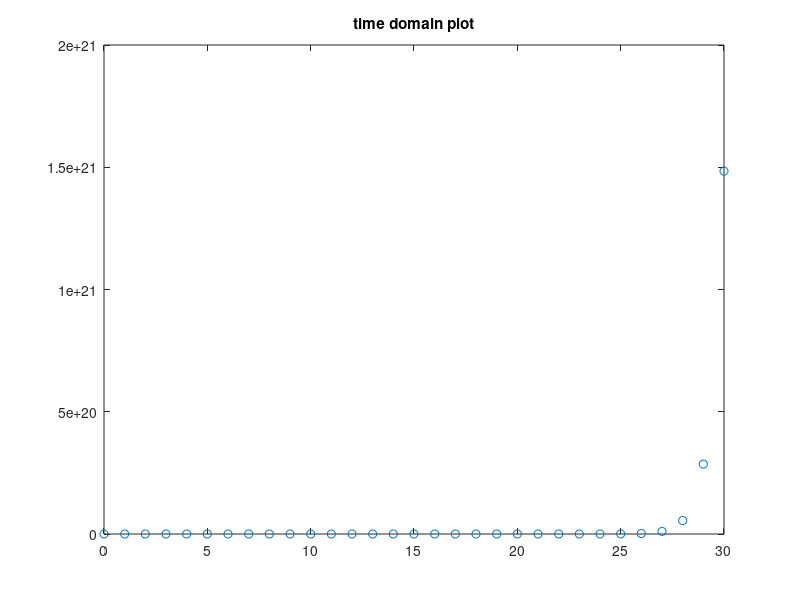
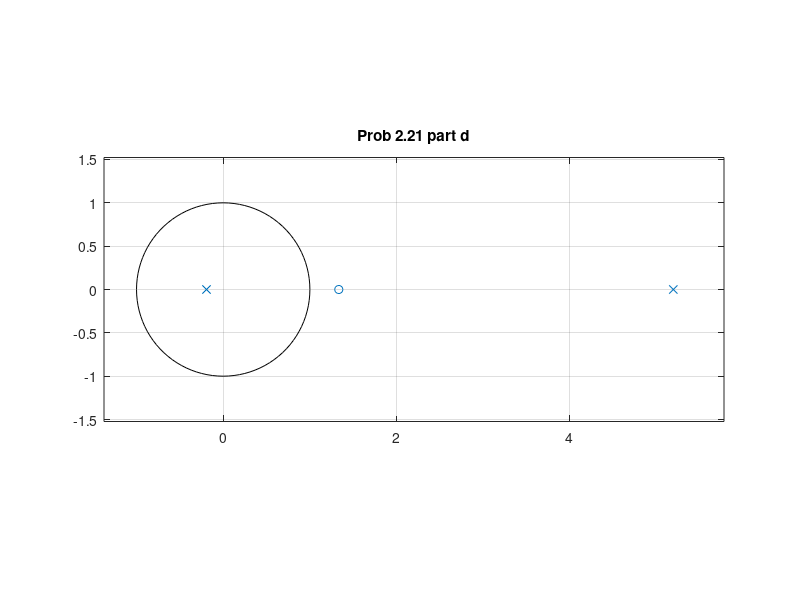

Write the MATLAB code that produced these figures, in order. (Note: this script raises an error after producing the figures.)
% chap2_21d.m  - Prob 2.21 part d - Blandford
% EECE 4510 / 5510 - Marquette University
% Fred J. Frigo
% Sep - 2019
% 
% Y(z)/X(z) = (3z^-1 - 4z^-2) / (1 - 5z^-1 -z^-2)

num = [0  3 -4];
den = [1 -5 -1];


x= ones(1,31); % unit step
k=0:30; % x-axis for plot

y = filter( num, den, x); 
figure();
plot(k,y, 'o');
title("time domain plot");

figure();
zplane(num, den);
title("Prob 2.21 part d")
Ts = 0.01;
sys = tf(num, den, Ts);

linearSystemAnalyzer(sys);